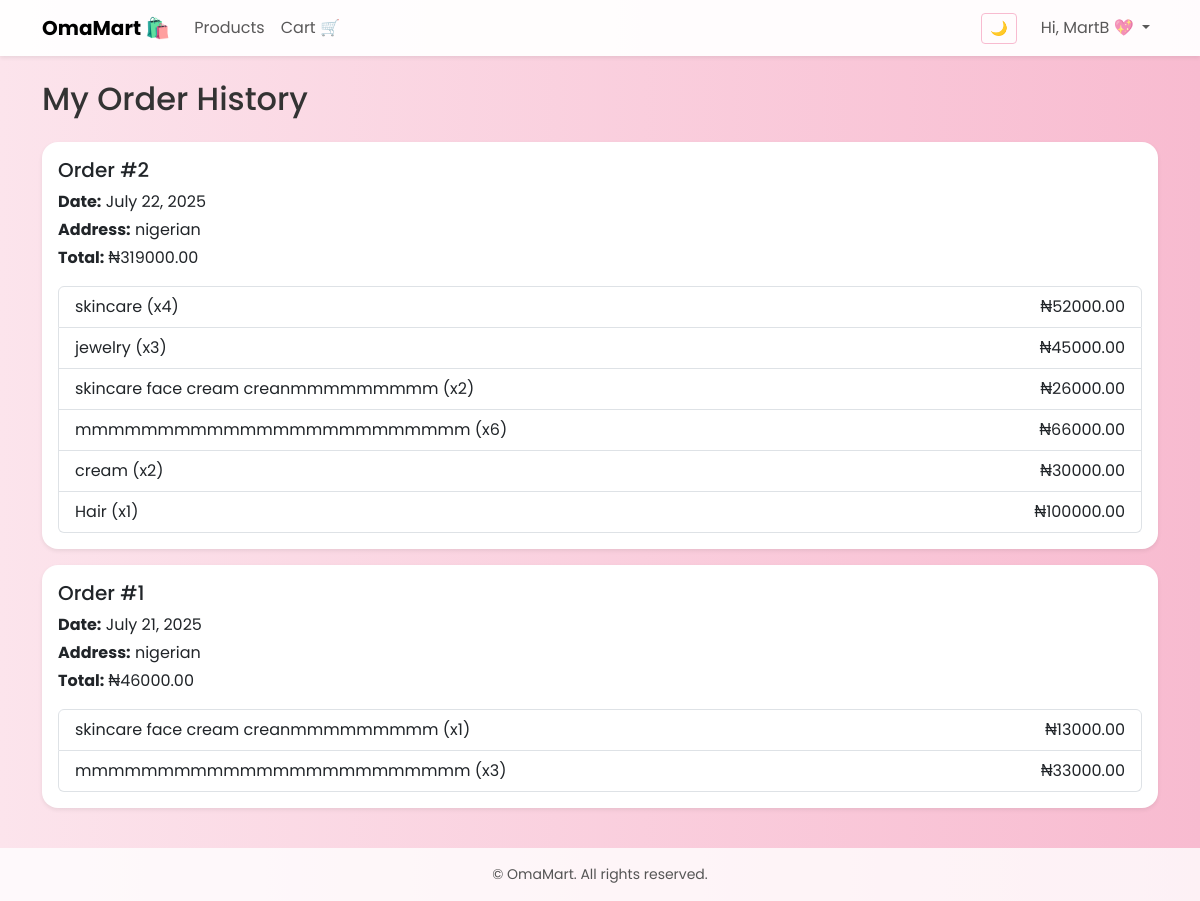
The page /orders/ (signed in) on the database as committed earlier.
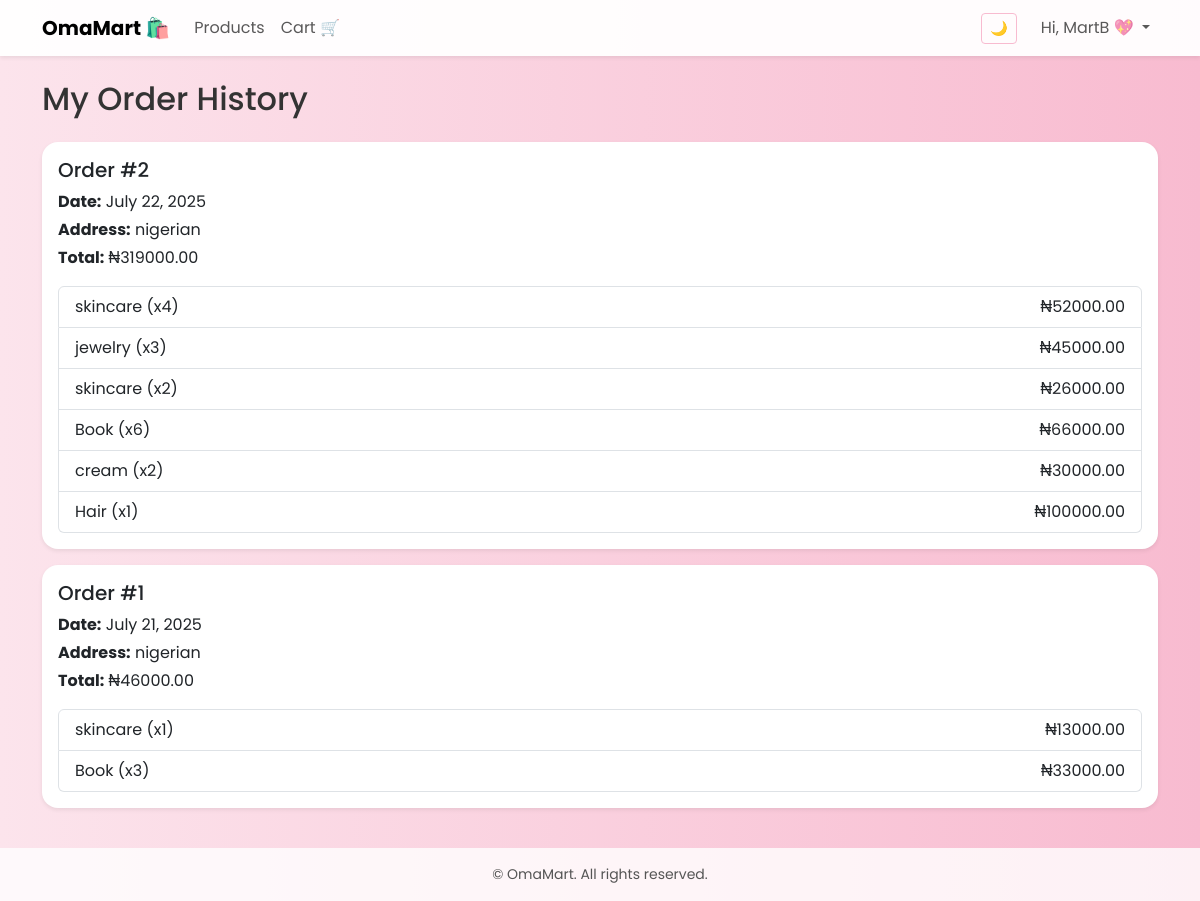
The same page on the database as committed later.
### store/models.py (models this page shows, shortened)
class OrderItem(models.Model):
    order = models.ForeignKey(Order, on_delete=models.CASCADE, related_name='items')
    product = models.ForeignKey(Product, on_delete=models.SET_NULL, null=True)
    quantity = models.PositiveIntegerField(default=1)
    @property
    def total_price(self):
        return self.product.price * self.quantity

class Product(models.Model):
    CATEGORY_CHOICES = [
        ('fashion', 'Fashion'),
        ('electronics', 'Electronics'),
        ('beauty', 'Beauty'),
        ('books', 'Books'),
        ('home', 'Home & Living'),
        ('other', 'Other'),
    ]
    title = models.CharField(max_length=100)
    description = models.TextField()
    price = models.DecimalField(max_digits=8, decimal_places=2)
    image = models.ImageField(upload_to='product_images/', blank=True, null=True)
    category = models.CharField(max_length=20, choices=CATEGORY_CHOICES, default='other')
    seller = models.ForeignKey(User, on_delete=models.CASCADE)
    created_at = models.DateTimeField(auto_now_add=True)

### store/views.py (the view)
# urls.py: path('orders/', views.order_history, name='order_history'),
@login_required
def order_history(request):
    orders = Order.objects.filter(user=request.user).order_by('-created_at')
    return render(request, 'store/order_history.html', {'orders': orders})

### store/models.py (called while the page is built)
    @property
    def total_amount(self):
        return sum(item.total_price for item in self.items.all())

### store/templates/store/order_history.html (shortened to what this page needs)
{% extends 'store/base.html' %}
{% block content %}
  <h2 class="mb-4">My Order History</h2>
  {% if orders %}
    {% for order in orders %}
      <div class="card mb-3 shadow-sm">
        <div class="card-body">
          <h5 class="card-title">Order #{{ order.id }}</h5>
          <p class="card-text mb-1"><strong>Date:</strong> {{ order.created_at|date:"F d, Y" }}</p>
          <p class="card-text mb-1"><strong>Address:</strong> {{ order.address }}</p>
          <p class="card-text"><strong>Total:</strong> ₦{{ order.total_amount }}</p>
          <ul class="list-group mt-3">
            {% for item in order.items.all %}
              <li class="list-group-item d-flex justify-content-between align-items-center">
                {{ item.product.title }} (x{{ item.quantity }})
                <span>₦{{ item.total_price }}</span>
              </li>
            {% endfor %}
          </ul>
        </div>
      </div>
    {% endfor %}
  {% else %}
    <p class="text-muted">You haven't placed any orders yet.</p>
  {% endif %}
{% endblock %}

Rows that differ between the two databases and show on the page:
changed through a linked row, OrderItem (number 3 of 8 on the later page): product "skincare face cream creanmmmmmmmmm" → "skincare"
changed through a linked row, OrderItem (number 4 of 8 on the later page): product "mmmmmmmmmmmmmmmmmmmmmmmm" → "Book"
changed through a linked row, OrderItem (number 7 of 8 on the later page): product "skincare face cream creanmmmmmmmmm" → "skincare"
changed through a linked row, OrderItem (number 8 of 8 on the later page): product "mmmmmmmmmmmmmmmmmmmmmmmm" → "Book"
